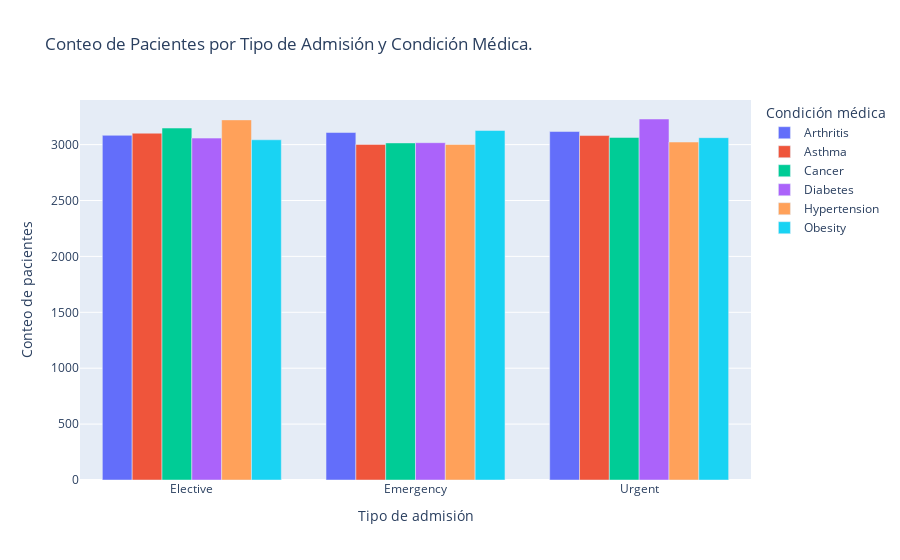

Notebook code cell kept with this figure:
### Code cell
# Se grupa por 'Tipo de Admisión' y 'Condición Médica' y calcula el conteo para cada combinación.
grouped_df = df.groupby(['Admission Type', 'Medical Condition']).size().reset_index(name='Count')

fig = px.bar(grouped_df, x='Admission Type', y='Count', color='Medical Condition', barmode='group',
             title='Conteo de Pacientes por Tipo de Admisión y Condición Médica.',
             labels={'Count': 'Conteo de pacientes', 'Admission Type': 'Tipo de admisión', 'Medical Condition': 'Condición médica'})
fig.show()

### Figure 1 — Plotly figure (JSON) as saved in the notebook; plotly's stock layout.template omitted (floating-point values rounded to 4 significant figures)
{"data": [{"alignmentgroup": "True", "hovertemplate": "Condición médica=Arthritis<br>Tipo de admisión=%{x}<br>Conteo de pacientes=%{y}<extra></extra>", "legendgroup": "Arthritis", "marker": {"color": "#636efa", "pattern": {"shape": ""}}, "name": "Arthritis", "offsetgroup": "Arthritis", "orientation": "v", "showlegend": true, "textposition": "auto", "type": "bar", "x": ["Elective", "Emergency", "Urgent"], "xaxis": "x", "y": [3083, 3108, 3117], "yaxis": "y"}, {"alignmentgroup": "True", "hovertemplate": "Condición médica=Asthma<br>Tipo de admisión=%{x}<br>Conteo de pacientes=%{y}<extra></extra>", "legendgroup": "Asthma", "marker": {"color": "#EF553B", "pattern": {"shape": ""}}, "name": "Asthma", "offsetgroup": "Asthma", "orientation": "v", "showlegend": true, "textposition": "auto", "type": "bar", "x": ["Elective", "Emergency", "Urgent"], "xaxis": "x", "y": [3102, 3002, 3081], "yaxis": "y"}, {"alignmentgroup": "True", "hovertemplate": "Condición médica=Cancer<br>Tipo de admisión=%{x}<br>Conteo de pacientes=%{y}<extra></extra>", "legendgroup": "Cancer", "marker": {"color": "#00cc96", "pattern": {"shape": ""}}, "name": "Cancer", "offsetgroup": "Cancer", "orientation": "v", "showlegend": true, "textposition": "auto", "type": "bar", "x": ["Elective", "Emergency", "Urgent"], "xaxis": "x", "y": [3148, 3015, 3064], "yaxis": "y"}, {"alignmentgroup": "True", "hovertemplate": "Condición médica=Diabetes<br>Tipo de admisión=%{x}<br>Conteo de pacientes=%{y}<extra></extra>", "legendgroup": "Diabetes", "marker": {"color": "#ab63fa", "pattern": {"shape": ""}}, "name": "Diabetes", "offsetgroup": "Diabetes", "orientation": "v", "showlegend": true, "textposition": "auto", "type": "bar", "x": ["Elective", "Emergency", "Urgent"], "xaxis": "x", "y": [3058, 3017, 3229], "yaxis": "y"}, {"alignmentgroup": "True", "hovertemplate": "Condición médica=Hypertension<br>Tipo de admisión=%{x}<br>Conteo de pacientes=%{y}<extra></extra>", "legendgroup": "Hypertension", "marker": {"color": "#FFA15A", "pattern": {"shape": ""}}, "name": "Hypertension", "offsetgroup": "Hypertension", "orientation": "v", "showlegend": true, "textposition": "auto", "type": "bar", "x": ["Elective", "Emergency", "Urgent"], "xaxis": "x", "y": [3221, 3001, 3023], "yaxis": "y"}, {"alignmentgroup": "True", "hovertemplate": "Condición médica=Obesity<br>Tipo de admisión=%{x}<br>Conteo de pacientes=%{y}<extra></extra>", "legendgroup": "Obesity", "marker": {"color": "#19d3f3", "pattern": {"shape": ""}}, "name": "Obesity", "offsetgroup": "Obesity", "orientation": "v", "showlegend": true, "textposition": "auto", "type": "bar", "x": ["Elective", "Emergency", "Urgent"], "xaxis": "x", "y": [3043, 3126, 3062], "yaxis": "y"}], "layout": {"autosize": true, "barmode": "group", "legend": {"title": {"text": "Condición médica"}, "tracegroupgap": 0}, "title": {"text": "Conteo de Pacientes por Tipo de Admisión y Condición Médica."}, "xaxis": {"anchor": "y", "autorange": true, "domain": [0, 1], "range": [-0.5, 2.5], "title": {"text": "Tipo de admisión"}, "type": "category"}, "yaxis": {"anchor": "x", "autorange": true, "domain": [0, 1], "range": [0, 3399.0], "title": {"text": "Conteo de pacientes"}, "type": "linear"}}}
